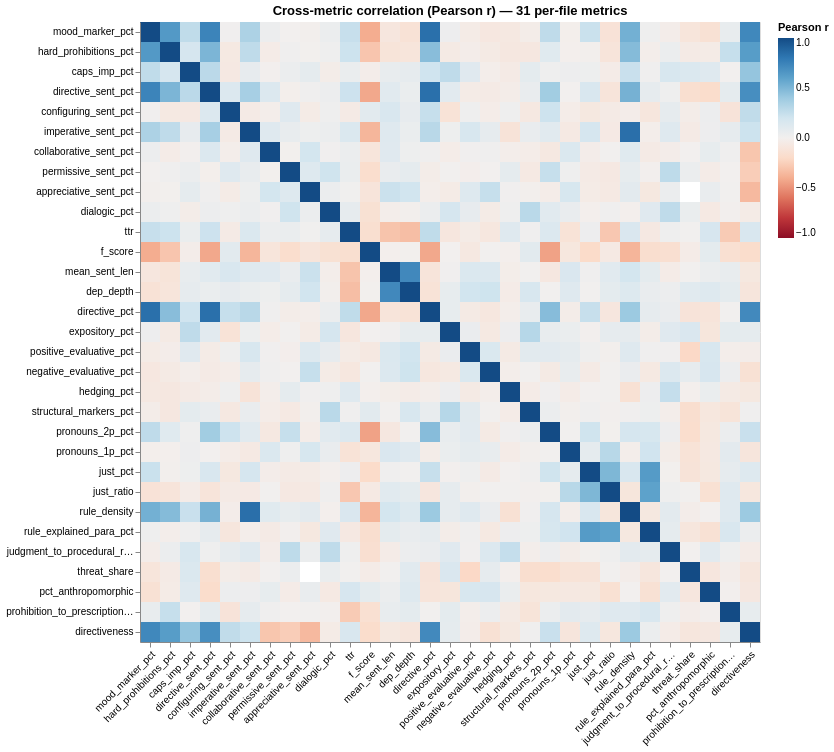

Write notebook code for a chart like this one.
### Markdown cell above
### Cross-metric correlation matrix

Each cell is the **Pearson r** between two metrics, computed across all 286 files. Red = positive correlation; blue = negative; intensity encodes |r|. Conventional thresholds: |r| ≥ 0.3 is "moderate", |r| ≥ 0.7 is "strong".

Welfare-relevant pattern to watch: the imperative-marker / hard-prohibition / deontic-modality cluster should form a tight red block (these dimensions all measure rule-bearing language from different angles). The justification ratio should sit isolated or correlate negatively with the directive cluster — more justification → less raw directive density.

### Code cell
"""Cross-metric correlation matrix across the main per-file numeric metrics.

Updated for the new schema:
  - dropped: mood_imperative_sent_pct (gone after Tier-3 v2 6b refactor — replaced
    by streak_max / streak_n_ge3 / streak_n_ge5).
  - added: rule_density, rule_explained_para_pct, judgment_to_procedural_ratio,
    threat_share, pct_anthropomorphic, prohibition_to_prescription_ratio (the
    Tier-3 derived columns).
"""

corr_cols = [
    # core directiveness signals
    "mood_marker_pct", "hard_prohibitions_pct", "caps_imp_pct",
    "directive_sent_pct", "configuring_sent_pct",
    "imperative_sent_pct",
    # softening / dialogic
    "collaborative_sent_pct", "permissive_sent_pct", "appreciative_sent_pct",
    "dialogic_pct",
    # register and stance
    "ttr", "f_score", "mean_sent_len", "dep_depth",
    "directive_pct", "expository_pct",
    "positive_evaluative_pct", "negative_evaluative_pct",
    # vocabulary
    "hedging_pct", "structural_markers_pct", "pronouns_2p_pct", "pronouns_1p_pct",
    # justification
    "just_pct", "just_ratio",
    # tier-3 welfare extensions
    "rule_density", "rule_explained_para_pct",
    "judgment_to_procedural_ratio", "threat_share",
    "pct_anthropomorphic", "prohibition_to_prescription_ratio",
    # composite
    "directiveness",
]
corr_cols = [c for c in corr_cols if c in alt_df.columns]
corr_df = alt_df[corr_cols].astype(float).corr().round(3).reset_index().melt(id_vars="index")
corr_df.columns = ["x", "y", "r"]

corr_chart = (
    alt.Chart(corr_df)
    .mark_rect()
    .encode(
        x=alt.X("x:N", sort=corr_cols, title=None,
                axis=alt.Axis(labelAngle=-45, labelLimit=130)),
        y=alt.Y("y:N", sort=corr_cols, title=None,
                axis=alt.Axis(labelLimit=130)),
        color=alt.Color("r:Q",
                         scale=alt.Scale(scheme="redblue", domain=[-1, 1]),
                         title="Pearson r"),
        tooltip=[alt.Tooltip("x:N"), alt.Tooltip("y:N"),
                 alt.Tooltip("r:Q", format=".2f")],
    )
    .properties(width=620, height=620,
                title=f"Cross-metric correlation (Pearson r) — {len(corr_cols)} per-file metrics")
)
save_chart(corr_chart, "13-correlation-matrix")

### Figure 1 — Vega-Lite specification as saved in the notebook (floating-point values rounded to 4 significant figures; data arrays with more than 128 entries replaced by an {"elided": "..."} marker saying what was removed)
{"config": {"view": {"continuousWidth": 300, "continuousHeight": 300}}, "data": {"name": "data-c488dd870727b28c2774ab68b1b1b4dd"}, "mark": {"type": "rect"}, "encoding": {"color": {"field": "r", "scale": {"domain": [-1, 1], "scheme": "redblue"}, "title": "Pearson r", "type": "quantitative"}, "tooltip": [{"field": "x", "type": "nominal"}, {"field": "y", "type": "nominal"}, {"field": "r", "format": ".2f", "type": "quantitative"}], "x": {"axis": {"labelAngle": -45, "labelLimit": 130}, "field": "x", "sort": ["mood_marker_pct", "hard_prohibitions_pct", "caps_imp_pct", "directive_sent_pct", "configuring_sent_pct", "imperative_sent_pct", "collaborative_sent_pct", "permissive_sent_pct", "appreciative_sent_pct", "dialogic_pct", "ttr", "f_score", "mean_sent_len", "dep_depth", "directive_pct", "expository_pct", "positive_evaluative_pct", "negative_evaluative_pct", "hedging_pct", "structural_markers_pct", "pronouns_2p_pct", "pronouns_1p_pct", "just_pct", "just_ratio", "rule_density", "rule_explained_para_pct", "judgment_to_procedural_ratio", "threat_share", "pct_anthropomorphic", "prohibition_to_prescription_ratio", "directiveness"], "title": null, "type": "nominal"}, "y": {"axis": {"labelLimit": 130}, "field": "y", "sort": ["mood_marker_pct", "hard_prohibitions_pct", "caps_imp_pct", "directive_sent_pct", "configuring_sent_pct", "imperative_sent_pct", "collaborative_sent_pct", "permissive_sent_pct", "appreciative_sent_pct", "dialogic_pct", "ttr", "f_score", "mean_sent_len", "dep_depth", "directive_pct", "expository_pct", "positive_evaluative_pct", "negative_evaluative_pct", "hedging_pct", "structural_markers_pct", "pronouns_2p_pct", "pronouns_1p_pct", "just_pct", "just_ratio", "rule_density", "rule_explained_para_pct", "judgment_to_procedural_ratio", "threat_share", "pct_anthropomorphic", "prohibition_to_prescription_ratio", "directiveness"], "title": null, "type": "nominal"}}, "height": 620, "title": "Cross-metric correlation (Pearson r) — 31 per-file metrics", "width": 620, "$schema": "https://vega.github.io/schema/vega-lite/v6.4.1.json", "datasets": {"data-c488dd870727b28c2774ab68b1b1b4dd": {"elided": "961 records"}}}
